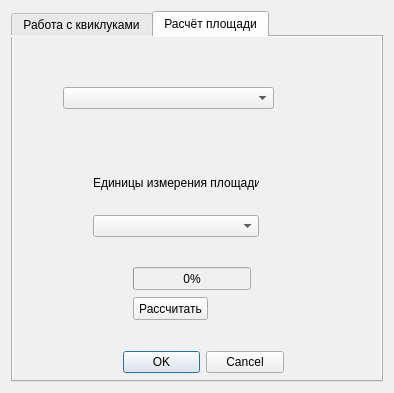
<?xml version="1.0" encoding="UTF-8"?>
<ui version="4.0">
 <class>HelperDialogBase</class>
 <widget class="QDialog" name="HelperDialogBase">
  <property name="geometry">
   <rect>
    <x>0</x>
    <y>0</y>
    <width>394</width>
    <height>393</height>
   </rect>
  </property>
  <property name="windowTitle">
   <string>Innoter Helper</string>
  </property>
  <property name="autoFillBackground">
   <bool>false</bool>
  </property>
  <property name="styleSheet">
   <string notr="true">background-color: rgb(240, 240, 240);</string>
  </property>
  <layout class="QVBoxLayout" name="verticalLayout_3">
   <item>
    <widget class="QTabWidget" name="tabWidget">
     <property name="autoFillBackground">
      <bool>false</bool>
     </property>
     <property name="currentIndex">
      <number>1</number>
     </property>
     <widget class="QWidget" name="tab">
      <attribute name="title">
       <string>Работа с квиклуками</string>
      </attribute>
      <layout class="QVBoxLayout" name="verticalLayout">
       <item>
        <layout class="QVBoxLayout" name="verticalLayout_2">
         <item>
          <layout class="QHBoxLayout" name="horizontalLayout_5">
           <item>
            <spacer name="horizontalSpacer">
             <property name="orientation">
              <enum>Qt::Horizontal</enum>
             </property>
             <property name="sizeHint" stdset="0">
              <size>
               <width>40</width>
               <height>20</height>
              </size>
             </property>
            </spacer>
           </item>
           <item>
            <widget class="QLabel" name="SENSORLabel">
             <property name="text">
              <string>Выбор спутника</string>
             </property>
            </widget>
           </item>
           <item>
            <spacer name="horizontalSpacer_2">
             <property name="orientation">
              <enum>Qt::Horizontal</enum>
             </property>
             <property name="sizeHint" stdset="0">
              <size>
               <width>40</width>
               <height>20</height>
              </size>
             </property>
            </spacer>
           </item>
          </layout>
         </item>
         <item>
          <widget class="QComboBox" name="SENSOR">
           <property name="styleSheet">
            <string notr="true">background-color: rgb(255, 255, 255);</string>
           </property>
          </widget>
         </item>
        </layout>
       </item>
       <item>
        <widget class="Line" name="line">
         <property name="orientation">
          <enum>Qt::Horizontal</enum>
         </property>
        </widget>
       </item>
       <item>
        <layout class="QVBoxLayout" name="verticalLayout_4">
         <item>
          <layout class="QHBoxLayout" name="horizontalLayout_2">
           <item>
            <spacer name="horizontalSpacer_3">
             <property name="orientation">
              <enum>Qt::Horizontal</enum>
             </property>
             <property name="sizeHint" stdset="0">
              <size>
               <width>40</width>
               <height>20</height>
              </size>
             </property>
            </spacer>
           </item>
           <item>
            <widget class="QLabel" name="label">
             <property name="text">
              <string>Выбор исходных файлов</string>
             </property>
            </widget>
           </item>
           <item>
            <spacer name="horizontalSpacer_4">
             <property name="orientation">
              <enum>Qt::Horizontal</enum>
             </property>
             <property name="sizeHint" stdset="0">
              <size>
               <width>40</width>
               <height>20</height>
              </size>
             </property>
            </spacer>
           </item>
          </layout>
         </item>
         <item>
          <layout class="QHBoxLayout" name="horizontalLayout_8">
           <item>
            <widget class="QLineEdit" name="INPUT">
             <property name="styleSheet">
              <string notr="true">background-color: rgb(255, 255, 255);</string>
             </property>
            </widget>
           </item>
           <item>
            <widget class="QPushButton" name="INPUTbrowse">
             <property name="text">
              <string>Обзор...</string>
             </property>
            </widget>
           </item>
          </layout>
         </item>
        </layout>
       </item>
       <item>
        <widget class="Line" name="line_2">
         <property name="orientation">
          <enum>Qt::Horizontal</enum>
         </property>
        </widget>
       </item>
       <item>
        <layout class="QVBoxLayout" name="verticalLayout_6">
         <item>
          <layout class="QHBoxLayout" name="horizontalLayout_3">
           <item>
            <spacer name="horizontalSpacer_5">
             <property name="orientation">
              <enum>Qt::Horizontal</enum>
             </property>
             <property name="sizeHint" stdset="0">
              <size>
               <width>40</width>
               <height>20</height>
              </size>
             </property>
            </spacer>
           </item>
           <item>
            <widget class="QLabel" name="label_2">
             <property name="text">
              <string>Выбор директории для сохранения</string>
             </property>
            </widget>
           </item>
           <item>
            <spacer name="horizontalSpacer_6">
             <property name="orientation">
              <enum>Qt::Horizontal</enum>
             </property>
             <property name="sizeHint" stdset="0">
              <size>
               <width>40</width>
               <height>20</height>
              </size>
             </property>
            </spacer>
           </item>
          </layout>
         </item>
         <item>
          <layout class="QHBoxLayout" name="horizontalLayout_9">
           <item>
            <widget class="QLineEdit" name="OUTPUT">
             <property name="styleSheet">
              <string notr="true">background-color: rgb(255, 255, 255);</string>
             </property>
            </widget>
           </item>
           <item>
            <widget class="QPushButton" name="OUTPUTbrowse">
             <property name="text">
              <string>Обзор...</string>
             </property>
            </widget>
           </item>
          </layout>
         </item>
        </layout>
       </item>
       <item>
        <widget class="Line" name="line_3">
         <property name="orientation">
          <enum>Qt::Horizontal</enum>
         </property>
        </widget>
       </item>
       <item>
        <layout class="QVBoxLayout" name="verticalLayout_7">
         <item>
          <layout class="QHBoxLayout" name="horizontalLayout_4">
           <item>
            <spacer name="horizontalSpacer_8">
             <property name="orientation">
              <enum>Qt::Horizontal</enum>
             </property>
             <property name="sizeHint" stdset="0">
              <size>
               <width>40</width>
               <height>20</height>
              </size>
             </property>
            </spacer>
           </item>
           <item>
            <widget class="QProgressBar" name="progressBar">
             <property name="value">
              <number>0</number>
             </property>
             <property name="alignment">
              <set>Qt::AlignCenter</set>
             </property>
             <property name="invertedAppearance">
              <bool>false</bool>
             </property>
            </widget>
           </item>
           <item>
            <widget class="QPushButton" name="START">
             <property name="text">
              <string>Начать</string>
             </property>
            </widget>
           </item>
           <item>
            <spacer name="horizontalSpacer_7">
             <property name="orientation">
              <enum>Qt::Horizontal</enum>
             </property>
             <property name="sizeHint" stdset="0">
              <size>
               <width>40</width>
               <height>20</height>
              </size>
             </property>
            </spacer>
           </item>
          </layout>
         </item>
         <item>
          <layout class="QHBoxLayout" name="horizontalLayout">
           <item>
            <spacer name="horizontalSpacer_10">
             <property name="orientation">
              <enum>Qt::Horizontal</enum>
             </property>
             <property name="sizeHint" stdset="0">
              <size>
               <width>40</width>
               <height>20</height>
              </size>
             </property>
            </spacer>
           </item>
           <item>
            <widget class="QCheckBox" name="browse_on_complete">
             <property name="text">
              <string>открыть папку с результатом по окончанию</string>
             </property>
             <property name="checked">
              <bool>true</bool>
             </property>
            </widget>
           </item>
           <item>
            <spacer name="horizontalSpacer_9">
             <property name="orientation">
              <enum>Qt::Horizontal</enum>
             </property>
             <property name="sizeHint" stdset="0">
              <size>
               <width>40</width>
               <height>20</height>
              </size>
             </property>
            </spacer>
           </item>
          </layout>
         </item>
        </layout>
       </item>
      </layout>
     </widget>
     <widget class="QWidget" name="tab_2">
      <attribute name="title">
       <string>Расчёт площади</string>
      </attribute>
      <widget class="QDialogButtonBox" name="button_box">
       <property name="geometry">
        <rect>
         <x>110</x>
         <y>310</y>
         <width>161</width>
         <height>31</height>
        </rect>
       </property>
       <property name="orientation">
        <enum>Qt::Horizontal</enum>
       </property>
       <property name="standardButtons">
        <set>QDialogButtonBox::Cancel|QDialogButtonBox::Ok</set>
       </property>
      </widget>
      <widget class="QWidget" name="verticalLayoutWidget">
       <property name="geometry">
        <rect>
         <x>80</x>
         <y>120</y>
         <width>166</width>
         <height>80</height>
        </rect>
       </property>
       <layout class="QVBoxLayout" name="verticalLayout_5">
        <item>
         <layout class="QHBoxLayout" name="horizontalLayout_7">
          <item>
           <spacer name="horizontalSpacer_14">
            <property name="orientation">
             <enum>Qt::Horizontal</enum>
            </property>
            <property name="sizeHint" stdset="0">
             <size>
              <width>40</width>
              <height>20</height>
             </size>
            </property>
           </spacer>
          </item>
          <item>
           <widget class="QLabel" name="UNITSLabel">
            <property name="text">
             <string>Единицы измерения площади</string>
            </property>
           </widget>
          </item>
          <item>
           <spacer name="horizontalSpacer_13">
            <property name="orientation">
             <enum>Qt::Horizontal</enum>
            </property>
            <property name="sizeHint" stdset="0">
             <size>
              <width>40</width>
              <height>20</height>
             </size>
            </property>
           </spacer>
          </item>
         </layout>
        </item>
        <item>
         <layout class="QHBoxLayout" name="horizontalLayout_6">
          <item>
           <widget class="QComboBox" name="UNITScomboBox"/>
          </item>
         </layout>
        </item>
       </layout>
      </widget>
      <widget class="QComboBox" name="LAYERcomboBox">
       <property name="geometry">
        <rect>
         <x>50</x>
         <y>50</y>
         <width>211</width>
         <height>22</height>
        </rect>
       </property>
      </widget>
      <widget class="QProgressBar" name="ellipsoidal_progressBar">
       <property name="geometry">
        <rect>
         <x>120</x>
         <y>230</y>
         <width>118</width>
         <height>23</height>
        </rect>
       </property>
       <property name="value">
        <number>0</number>
       </property>
      </widget>
      <widget class="QPushButton" name="ellipsoidal_pushButton">
       <property name="geometry">
        <rect>
         <x>120</x>
         <y>260</y>
         <width>75</width>
         <height>23</height>
        </rect>
       </property>
       <property name="text">
        <string>Рассчитать</string>
       </property>
      </widget>
      <zorder>button_box</zorder>
      <zorder>verticalLayoutWidget</zorder>
      <zorder>LAYERcomboBox</zorder>
      <zorder>UNITSLabel</zorder>
      <zorder>ellipsoidal_progressBar</zorder>
      <zorder>ellipsoidal_pushButton</zorder>
     </widget>
    </widget>
   </item>
  </layout>
 </widget>
 <resources/>
 <connections>
  <connection>
   <sender>button_box</sender>
   <signal>accepted()</signal>
   <receiver>HelperDialogBase</receiver>
   <slot>accept()</slot>
   <hints>
    <hint type="sourcelabel">
     <x>20</x>
     <y>20</y>
    </hint>
    <hint type="destinationlabel">
     <x>20</x>
     <y>20</y>
    </hint>
   </hints>
  </connection>
  <connection>
   <sender>button_box</sender>
   <signal>rejected()</signal>
   <receiver>HelperDialogBase</receiver>
   <slot>reject()</slot>
   <hints>
    <hint type="sourcelabel">
     <x>20</x>
     <y>20</y>
    </hint>
    <hint type="destinationlabel">
     <x>20</x>
     <y>20</y>
    </hint>
   </hints>
  </connection>
 </connections>
</ui>
